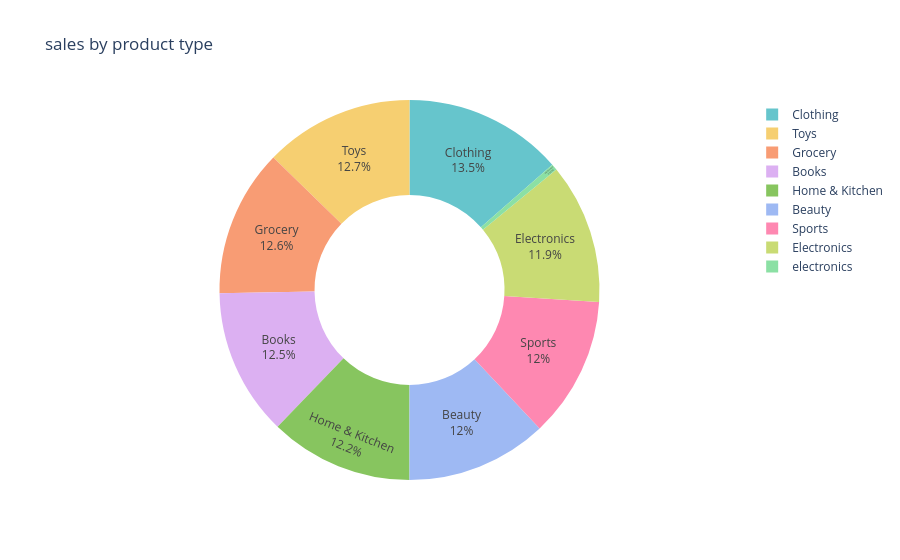

This figure's notebook cell:
### Markdown cell above
# Analyse the sales by product type

### Code cell
sales_data=df.groupby('product type')['number of product sold'].sum().reset_index()
pie_chart=px.pie(sales_data,values='number of product sold',names='product type',title='sales by product type',hover_data=['number of product sold'],hole=0.5,
                 color_discrete_sequence=px.colors.qualitative.Pastel)
pie_chart.update_traces(textposition='inside',textinfo='percent+label')
pie_chart.show()

### Figure 1 — Plotly figure (JSON) as saved in the notebook; plotly's stock layout.template omitted (floating-point values rounded to 4 significant figures)
{"data": [{"customdata": [[306918], [319821], [345764], [304974], [320775], [312111], [306377], [324953], [13684]], "domain": {"x": [0, 1], "y": [0, 1]}, "hole": 0.5, "hovertemplate": "product type=%{label}<br>number of product sold=%{customdata[0]}<extra></extra>", "labels": ["Beauty", "Books", "Clothing", "Electronics", "Grocery", "Home & Kitchen", "Sports", "Toys", "electronics "], "legendgroup": "", "name": "", "showlegend": true, "textinfo": "percent+label", "textposition": "inside", "type": "pie", "values": [306918, 319821, 345764, 304974, 320775, 312111, 306377, 324953, 13684]}], "layout": {"legend": {"tracegroupgap": 0}, "piecolorway": ["rgb(102, 197, 204)", "rgb(246, 207, 113)", "rgb(248, 156, 116)", "rgb(220, 176, 242)", "rgb(135, 197, 95)", "rgb(158, 185, 243)", "rgb(254, 136, 177)", "rgb(201, 219, 116)", "rgb(139, 224, 164)", "rgb(180, 151, 231)", "rgb(179, 179, 179)"], "title": {"text": "sales by product type"}}}
